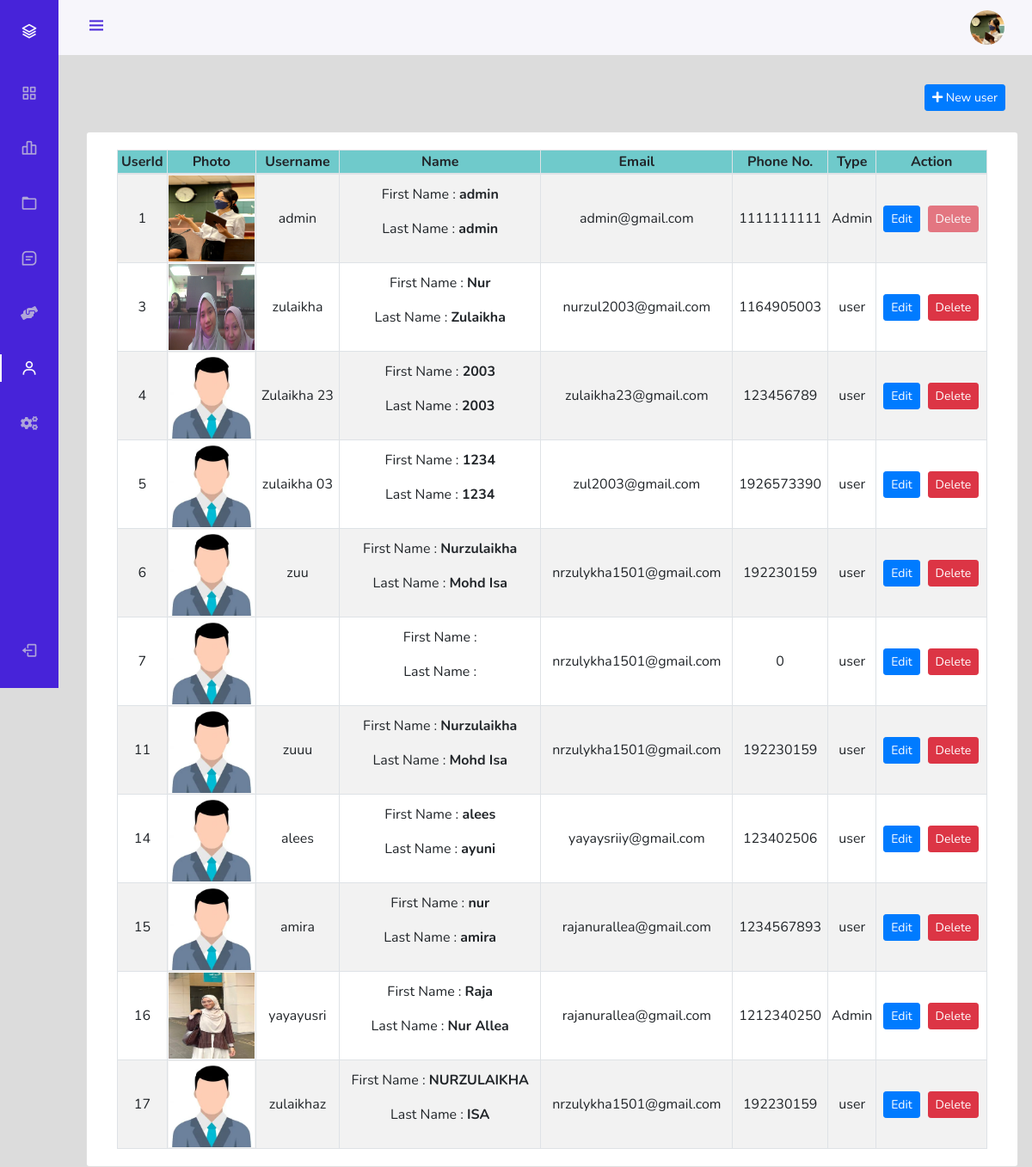
Before: /admin/index.php?page=userManage (signed in) with the older database file.
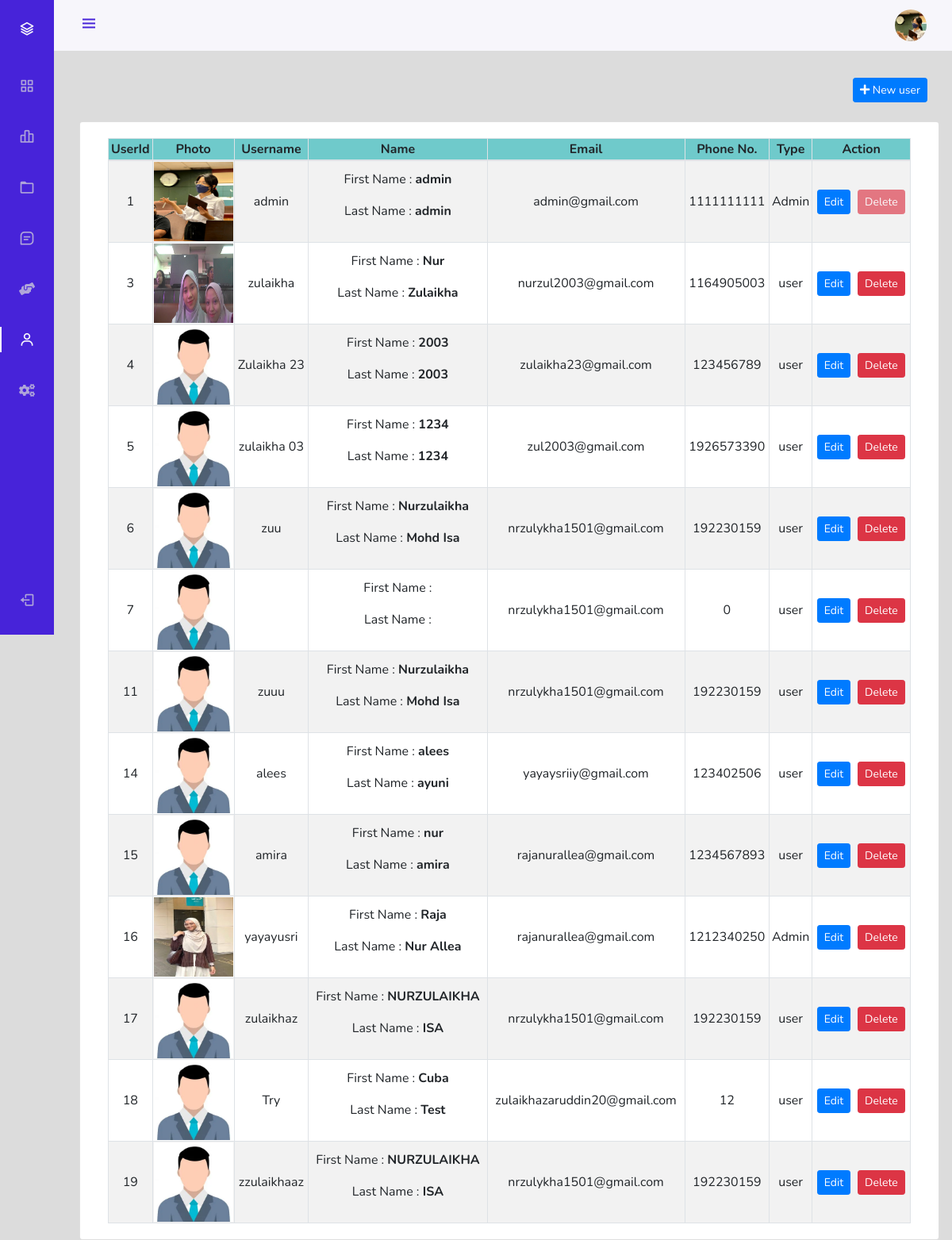
After: the same page with the newer database file.
### tables this page shows
CREATE TABLE `users` (
  `id` int(21) NOT NULL,
  `username` varchar(21) NOT NULL,
  `firstName` varchar(21) NOT NULL,
  `lastName` varchar(21) NOT NULL,
  `email` varchar(35) NOT NULL,
  `phone` bigint(20) NOT NULL,
  `userType` enum('0','1') NOT NULL DEFAULT '0' COMMENT '0=user\r\n1=admin',
  `password` varchar(255) NOT NULL,
  `verify_token` varchar(255) NOT NULL,
  `verify_status` tinyint(2) NOT NULL DEFAULT 0 COMMENT '0=no, 1=yes',
  `expDate` datetime DEFAULT NULL,
  `joinDate` datetime NOT NULL DEFAULT current_timestamp()
);

### admin/userManage.php (the view, shortened to what this page needs)
<div class="container-fluid" style="margin-top:98px">
	<div class="row">
        <div class="col-lg-12">
            <button class="btn btn-primary float-right btn-sm" data-toggle="modal" data-target="#newUser"><i class="fa fa-plus"></i> New user</button>
        </div>
	</div>
	    <br>
	<div class="row">
		<div class="card col-lg-12">
			<div class="card-body">
				<table class="table-striped table-bordered col-md-12 text-center">
                    <thead style="background-color: rgb(111 202 203);">
                        <tr>
                            <th>UserId</th>
                            <th style="width:7%">Photo</th>
                            <th>Username</th>
                            <th>Name</th>
                            <th>Email</th>
                            <th>Phone No.</th>
                            <th>Type</th>
                            <th>Action</th>
                        </tr>
                    </thead>
                    <tbody>
                        <?php
                            $sql = "SELECT * FROM users";
                            $result = mysqli_query($conn, $sql);
                            while($row=mysqli_fetch_assoc($result)) {
                                $Id = $row['id'];
                                $username = $row['username'];
                                $firstName = $row['firstName'];
                                $lastName = $row['lastName'];
                                $email = $row['email'];
                                $phone = $row['phone'];
                                $userType = $row['userType'];
                                if($userType == 0) {
								$userType = "user";
								    echo '<tr>
                                    <td>' .$Id. '</td>
                                    <td><img src="/DailyFreshOrderingSystem/img/person-' .$Id. '.jpg" alt="image for this user" onError="this.src =\'/DailyFreshOrderingSystem/img/profilePic.jpg\'" width="100px" height="100px"></td>
                                    <td>' .$username. '</td>
                                    <td>
                                        <p>First Name : <b>' .$firstName. '</b></p>
                                        <p>Last Name : <b>' .$lastName. '</b></p>
                                    </td>
                                    <td>' .$email. '</td>
                                    <td>' .$phone. '</td>
                                    <td>' .$userType. '</td>
                                    <td class="text-center">
                                        <div class="row mx-auto" style="width:112px">
                                            <button class="btn btn-sm btn-primary" data-toggle="modal" data-target="#editUser' .$Id. '" type="button">Edit</button>';
                                            if($Id == 1) {
                                                echo '<button class="btn btn-sm btn-danger" disabled style="margin-left:9px;">Delete</button>';
                                            }
                                            else {
                                                echo '<form action="partials/_userManage.php" method="POST">
                                                        <button name="removeUser" class="btn btn-sm btn-danger" style="margin-left:9px;">Delete</button>
                                                        <input type="hidden" name="Id" value="'.$Id. '">
                                                    </form>';
                                            }
                                    echo '</div>
                                    </td>
                                </tr>';}
                                else if($userType == 1){
                                    $userType = "Admin";
                                echo '<tr>
                                    <td>' .$Id. '</td>
                                    <td><img src="/DailyFreshOrderingSystem/admin/assetsForSideBar/img/person-' .$Id. '.jpg" alt="image for this user" onError="this.src =\'/DailyFreshOrderingSystem/img/profilePic.jpg\'" width="100px" height="100px"></td>
                                    <td>' .$username. '</td>
                                    <td>
                                        <p>First Name : <b>' .$firstName. '</b></p>
                                        <p>Last Name : <b>' .$lastName. '</b></p>
                                    </td>
                                    <td>' .$email. '</td>
                                    <td>' .$phone. '</td>
                                    <td>' .$userType. '</td>
                                    <td class="text-center">
                                        <div class="row mx-auto" style="width:112px">
                                            <button class="btn btn-sm btn-primary" data-toggle="modal" data-target="#editUser' .$Id. '" type="button">Edit</button>';
                                            if($Id == 1) {
                                                echo '<button class="btn btn-sm btn-danger" disabled style="margin-left:9px;">Delete</button>';
                                            }
                                            else {
                                                echo '<form action="partials/_userManage.php" method="POST">
                                                        <button name="removeUser" class="btn btn-sm btn-danger" style="margin-left:9px;">Delete</button>
                                                        <input type="hidden" name="Id" value="'.$Id. '">
                                                    </form>';
                                            }
                                    echo '</div>
                                    </td>
                                </tr>';
								}
                            }
                        ?>
                    </tbody>
		        </table>
			</div>
		</div>
	</div>
</div>

### admin/index.php (shortened to what this page needs)
<?php
    if(isset($_SESSION['adminloggedin']) && $_SESSION['adminloggedin']==true){
        $adminloggedin= true;
        $userId = $_SESSION['adminuserId'];
    }
    else{
        $adminloggedin = false;
        $userId = 0;
    }
    if($adminloggedin) {
?>
<!doctype html>
<html lang="en">
<head>
    <link rel="stylesheet" href="https://stackpath.bootstrapcdn.com/bootstrap/4.4.1/css/bootstrap.min.css">
    <link rel="stylesheet" href="https://use.fontawesome.com/releases/v5.8.2/css/all.css">
    <link href='https://cdn.jsdelivr.net/npm/boxicons@2.0.5/css/boxicons.min.css' rel='stylesheet'>
    <link rel="stylesheet" href="assetsForSideBar/css/styles.css">
</head>
<body id="body-pd" style="background: #80808045;">
    <?php
        require 'partials/_nav.php';
    ?>
    <?php $page = isset($_GET['page']) ? $_GET['page'] :'home'; ?>
    <?php include $page.'.php' ?>
</body>
</html>
<?php
    }
    else{
        header("location: /DailyFreshOrderingSystem/admin/login.php");
    }
?>

### admin/partials/_nav.php (shortened to what this page needs)
<header class="header" id="header">
       <div class="header__toggle">
           <i class='bx bx-menu' id="header-toggle"></i>
       </div>
       <div class="header__img">
		<a href="viewProfile.php"><img src="assetsForSideBar/img/person-<?php echo $userId; ?>.jpg" onError="this.src = 'assetsForSideBar/img/profilePic.jpg'"></a>
       </div>
   </header>
   <div class="l-navbar" id="nav-bar">
       <nav class="nav">
           <div>
               <a href="index.php" class="nav__logo">
                   <i class='bx bx-layer nav__logo-icon'></i>
               </a>
               <div class="nav__list">
                   <a href="index.php" class="nav__link nav-home">
                     <i class='bx bx-grid-alt nav__icon' ></i>
                   </a>
                   <a href="index.php?page=orderManage" class="nav-orderManage nav__link ">
                     <i class='bx bx-bar-chart-alt-2 nav__icon' ></i>
                   </a>
                   <a href="index.php?page=categoryManage" class="nav__link nav-categoryManage">
                     <i class='bx bx-folder nav__icon' ></i>
                   </a>
                   <a href="index.php?page=menuManage" class="nav__link nav-menuManage">
                     <i class='bx bx-message-square-detail nav__icon' ></i>
                   </a>
                   <a href="index.php?page=contactManage" class="nav__link nav-contactManage">
                     <i class="fas fa-hands-helping"></i>
                   </a>
                   <a href="index.php?page=userManage" class="nav__link nav-userManage">
                     <i class='bx bx-user nav__icon' ></i>
                   </a>
                   <a href="index.php?page=siteManage" class="nav__link nav-siteManage">
                     <i class="fas fa-cogs"></i>
                   </a>
               </div>
           </div>
           <a href="partials/_logout.php" class="nav__link">
             <i class='bx bx-log-out nav__icon' ></i>
           </a>
       </nav>
   </div>

### admin/assetsForSideBar/css/styles.css (style rules this page uses)
:root { --header-height: 3rem; --nav-width: 68px; --first-color: #4723D9; --first-color-light: #AFA5D9; --white-color: #F7F6FB; --body-font: 'Nunito', sans-serif; --normal-font-size: 1rem; --z-fixed: 100; }
*,::before,::after { box-sizing: border-box; }
body { position: relative; margin: var(--header-height) 0 0 0; padding: 0 1rem; font-family: var(--body-font); font-size: var(--normal-font-size); transition: .5s; }
a { text-decoration: none; }
.header { width: 100%; height: var(--header-height); position: fixed; top: 0; left: 0; display: flex; align-items: center; justify-content: space-between; padding: 0 1rem; background-color: var(--white-color); z-index: var(--z-fixed); transition: .5s; }
.header__toggle { color: var(--first-color); font-size: 1.5rem; cursor: pointer; }
.header__img { width: 35px; height: 35px; display: flex; justify-content: center; border-radius: 50%; overflow: hidden; }
.header__img img { width: 40px; }
.l-navbar { position: fixed; top: 0; left: -30%; width: var(--nav-width); height: 100vh; background-color: var(--first-color); padding: .5rem 1rem 0 0; transition: .5s; z-index: var(--z-fixed); }
.nav { height: 100%; display: flex; flex-direction: column; justify-content: space-between; overflow: hidden; }
.nav__logo, .nav__link { display: grid; grid-template-columns: max-content max-content; align-items: center; column-gap: 1rem; padding: .5rem 0 .5rem 1.5rem; }
.nav__logo { margin-bottom: 2rem; }
.nav__logo-icon { font-size: 1.25rem; color: var(--white-color); }
.nav__link { position: relative; color: var(--first-color-light); margin-bottom: 1.5rem; transition: .3s; }
.nav__icon { font-size: 1.25rem; }
.active { color: var(--white-color); }
.active::before { content: ''; position: absolute; left: 0; width: 2px; height: 32px; background-color: var(--white-color); }
@media screen and (min-width: 768px) { body { margin: calc(var(--header-height) + 1rem) 0 0 0; padding-left: calc(var(--nav-width) + 2rem); } }
@media screen and (min-width: 768px) { .header { height: calc(var(--header-height) + 1rem); padding: 0 2rem 0 calc(var(--nav-width) + 2rem); } }
@media screen and (min-width: 768px) { .header__img { width: 40px; height: 40px; } }
@media screen and (min-width: 768px) { .header__img img { width: 45px; } }
@media screen and (min-width: 768px) { .l-navbar { left: 0; padding: 1rem 1rem 0 0; } }

Changed rows visible on the page:
added users: id "18", username "Try", firstName "Cuba", lastName "Test", email "zulaikhazaruddin20@gmail.com", phone "12", userType "user"
added users: id "19", username "zzulaikhaaz", firstName "NURZULAIKHA", lastName "ISA", email "nrzulykha1501@gmail.com", phone "192230159", userType "user"
